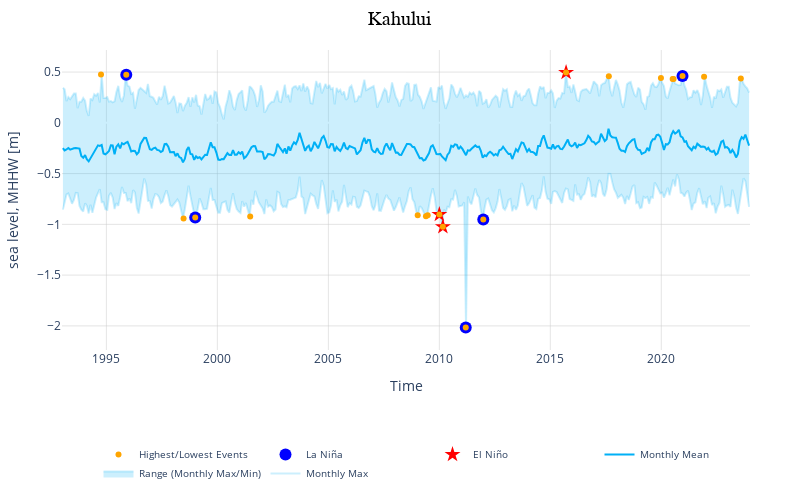

Notebook code cell kept with this figure:
### Code cell
figly = make_plotlyFigure(rsl_monthly_mean, 
        rsl_monthly_max, rsl_monthly_min, 
        top_10_table, rsl_subset,4)

# change size of the plot
# figly.update_layout(autosize=True)
figly.update_layout(width=800, height=500,autosize=False)
station_name = str(rsl_subset['station_name'].isel(record_id=4).values)
# save the figure to the output folder
figname = 'SL_top_10_plot_' + station_name + '.html'

# remove commas from figname
figname = figname.replace(', ','_')
matrix_dir = Path('../../matrix/plotly')
pio.write_html(figly, str(matrix_dir / figname), auto_open=False)

figly.show()

### Figure 1 — Plotly figure (JSON) as saved in the notebook; plotly's stock layout.template omitted (floating-point values rounded to 4 significant figures; data arrays with more than 128 entries replaced by an {"elided": "..."} marker saying what was removed)
{"data": [{"line": {"color": "rgba(0,176,246,0.2)"}, "mode": "lines", "name": "Monthly Max", "type": "scatter", "x": {"elided": "372 str values"}, "y": {"elided": "372 float values"}}, {"fill": "tonexty", "fillcolor": "rgba(0,176,246,0.2)", "line": {"color": "rgba(0,176,246,0.2)"}, "mode": "lines", "name": "Range (Monthly Max/Min)", "type": "scatter", "x": {"elided": "372 str values"}, "y": {"elided": "372 float values"}}, {"line": {"color": "rgba(0,176,246,1)"}, "mode": "lines", "name": "Monthly Mean", "type": "scatter", "x": {"elided": "372 str values"}, "y": {"elided": "372 float values"}}, {"hoverinfo": "none", "marker": {"color": "red", "size": 12, "symbol": "star"}, "mode": "markers", "name": "El Niño", "type": "scatter", "x": ["2015-09-17T15:00:00", "2010-02-28T03:00:00", "2010-01-01T07:00:00"], "y": [0.496, -1.024, -0.903]}, {"hoverinfo": "none", "marker": {"color": "blue", "size": 12, "symbol": "circle"}, "mode": "markers", "name": "La Niña", "type": "scatter", "x": ["1995-11-24T14:00:00", "2020-12-15T14:00:00", "2011-03-11T15:00:00", "2011-12-25T06:00:00", "1999-01-02T06:00:00"], "y": [0.474, 0.461, -2.016, -0.952, -0.933]}, {"hovertemplate": "%{x}, %{y:.2f} m<extra></extra>", "marker": {"color": "orange", "size": 6, "symbol": "circle"}, "mode": "markers", "name": "Highest/Lowest Events", "type": "scatter", "x": ["2015-09-17T15:00:00", "1994-10-04T23:00:00", "1995-11-24T14:00:00", "2020-12-15T14:00:00", "2017-08-21T00:00:00", "2021-12-05T14:00:00", "2019-12-26T13:00:00", "2023-08-02T01:00:00", "2020-07-21T01:00:00", "2020-07-06T02:00:00", "2011-03-11T15:00:00", "2010-02-28T03:00:00", "2011-12-25T06:00:00", "1998-06-24T18:00:00", "1999-01-02T06:00:00", "2001-06-24T21:00:00", "2009-05-25T19:00:00", "2009-06-23T18:00:00", "2009-01-10T05:00:00", "2010-01-01T07:00:00"], "y": [0.496, 0.477, 0.474, 0.461, 0.458, 0.453, 0.443, 0.436, 0.433, 0.432, -2.016, -1.024, -0.952, -0.943, -0.933, -0.923, -0.921, -0.911, -0.91, -0.903]}], "layout": {"autosize": false, "height": 500, "legend": {"font": {"size": 10}, "orientation": "h", "x": 0.5, "xanchor": "center", "y": -0.3, "yanchor": "top"}, "margin": {"b": 100, "l": 50, "r": 50, "t": 50}, "plot_bgcolor": "white", "showlegend": true, "title": {"font": {"color": "black", "family": "Arial", "size": 20}, "text": "Kahului", "x": 0.5}, "width": 800, "xaxis": {"gridcolor": "rgb(200,200,200)", "gridwidth": 0.5, "range": ["1993-01-01", "2023-12-31"], "showgrid": true, "title": {"text": "Time"}}, "yaxis": {"gridcolor": "rgb(200,200,200)", "gridwidth": 0.5, "showgrid": true, "title": {"text": "sea level, MHHW [m]"}}}}
